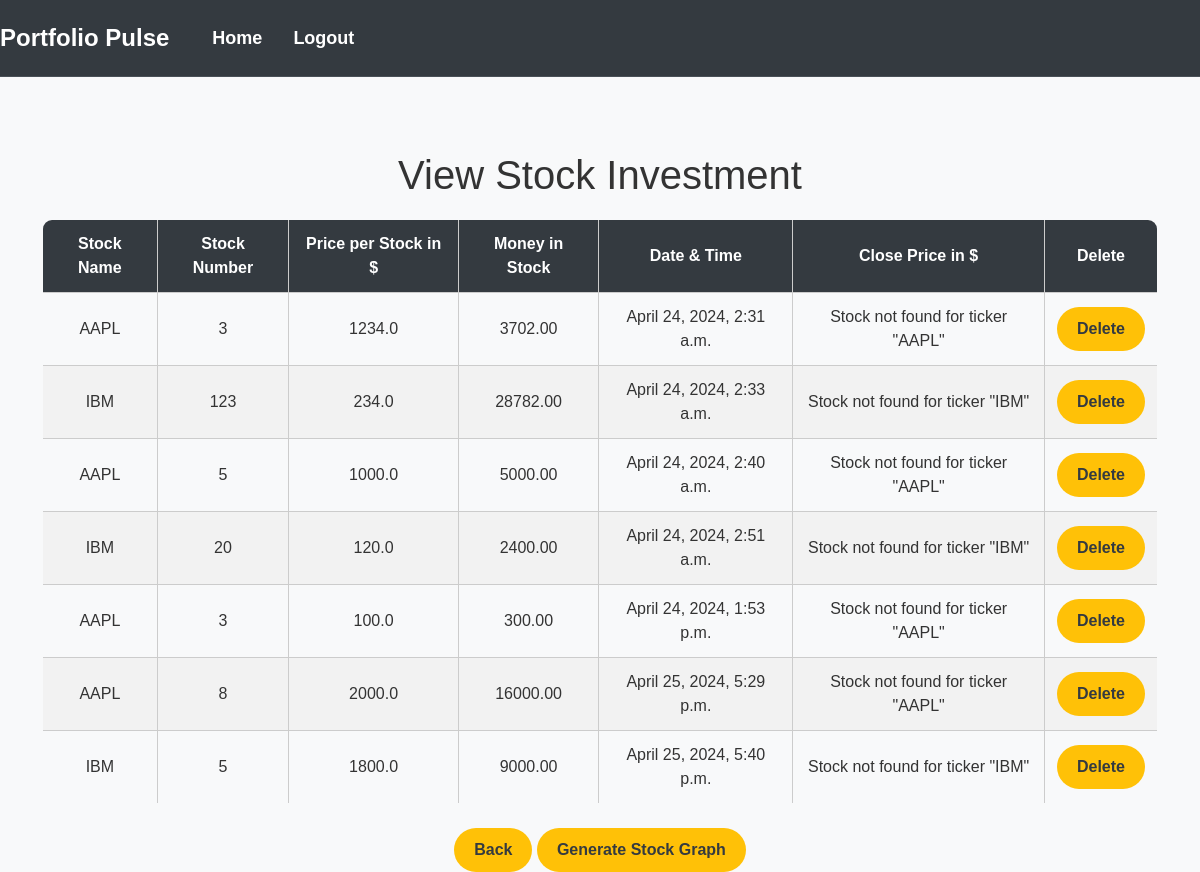
Screenshot of /view/ (signed in) with the database file from the repository.
### fin_app/models.py (models this page shows, shortened)
class StockModel(models.Model):
    user = models.ForeignKey(User, on_delete=models.CASCADE)
    stock_id = models.IntegerField(primary_key=True)
    stock_name = models.CharField(max_length=10000000000)
    stock_number = models.IntegerField()
    stock_pps = models.FloatField(default=0.0)
    stock_money = models.FloatField(default=0.0)
    created = models.DateTimeField(auto_now_add=True)
    close_price = models.FloatField(default=0.0)  # New field to store close price

### fin_app/views.py (the view)
# urls.py: path("view/", view, name = "view"),
def view(request):
    if request.user.is_authenticated:
        user = request.user
        form = StockForm()
        todos = StockModel.objects.filter(user=user)
        return render(request, "view.html", {"form": form, "todos": todos})

### collector_app/templatetags/yfinance_tags.py (called while the page is built)
@register.simple_tag
def load_yfinance_data(ticker):
    try:
        crypto = yf.Ticker(ticker)
        data = crypto.history(period="30d")
        if not data.empty:
            close_price = data['Close'].iloc[-1]
            return close_price
    except Exception as e:
        print(f"Error retrieving data for ticker '{ticker}': {e}")
    return None

### fin_app/templatetags/custom_filters.py (called while the page is built)
@register.filter
def multiply(value, arg):
    return value * arg

### fin_app/templates/view.html (shortened to what this page needs)
<!DOCTYPE html>
{% load yfinance_tags %}
{% load custom_filters %}
<!DOCTYPE html>
<html>
<head>
    <link href="https://cdn.jsdelivr.net/npm/bootstrap@5.1.1/dist/css/bootstrap.min.css" rel="stylesheet">
</head>
<body>
    <nav class="navbar navbar-expand-lg">
      <a class="navbar-brand" href="#">
        Portfolio Pulse
      </a>
      <div class="collapse navbar-collapse" id="navbarNav">
        <ul class="navbar-nav ml-auto">
            {% if user.is_authenticated %}
              <li class="nav-item">
                <a class="nav-link" href="{% url 'home' %}">Home</a>
              </li>
              <li class="nav-item">
                <a class="nav-link" href="{% url 'ulogout' %}">Logout</a>
              </li>
            {% endif %}
        </ul>
      </div>
    </nav>
    <div class="container">
        <center>
            <br>
            <h1 class="heading">View Stock Investment</h1>
            <table id="view">
                <thead>
                    <tr>
                        <th>Stock Name</th>
                        <th>Stock Number</th>
                        <th>Price per Stock in $</th>
                        <th>Money in Stock</th>
                        <th>Date & Time</th>
                        <th>Close Price in $</th>
                        <th>Delete</th>
                    </tr>
                </thead>
                <tbody>
                    {% for todo in todos %}
                        <tr>
                            <td>{{ todo.stock_name }}</td>
                            <td>{{ todo.stock_number }}</td>
                            <td>{{ todo.stock_pps }}</td>
                            <td>{{ todo.stock_number|multiply:todo.stock_pps|floatformat:2 }}</td>
                            <td>{{ todo.created }}</td>
                            <td>
                                {% with ticker=todo.stock_name %}
                                    {% load_yfinance_data ticker as data %}
                                    {% if data %}
                                        {% if data %}
                                            {{ data }}
                                        {% else %}
                                            Stock data not available for ticker "{{ ticker }}"
                                        {% endif %}
                                    {% else %}
                                        Stock not found for ticker "{{ ticker }}"
                                    {% endif %}
                                {% endwith %}
                            </td>
                            <td>
                                <a href="{% url 'delete_stock' id=todo.stock_id %}" onclick="return confirm('Are you sure?')">
                                    <button class="btn">Delete</button>
                                </a>
                            </td>
                        </tr>
                    {% endfor %}
                </tbody>
            </table>
            <br>
            <a href="{% url 'home' %}"><button class="btn">Back</button></a>
            <a href="{% url 'stock_graph' %}"> <button class="btn">Generate Stock Graph</button></a>
        </center>
    </div>
</body>
</html>

### fin_app/templates/view.html (style rules this page uses)
* { font-family: "Arial", sans-serif; margin: 0; padding: 0; box-sizing: border-box; }
body { background-color: #f8f9fa; color: #333; }
.navbar { background-color: #343a40; padding: 15px 0; border-bottom: 1px solid #495057; }
.navbar-brand { color: #fff; font-size: 24px; font-weight: bold; margin-right: 20px; font-family: 'Arial Black', sans-serif; }
.navbar-nav .nav-link { color: #fff; font-size: 18px; font-weight: bold; margin-left: 15px; }
.btn { background-color: #ffc107; color: #343a40; border: none; border-radius: 30px; padding: 10px 20px; font-size: 16px; font-weight: bold; cursor: pointer; }
.container { margin-top: 50px; }
table { width: 100%; border-collapse: collapse; margin-top: 20px; border: 1px solid #ccc; border-radius: 10px; overflow: hidden; }
th, td { border: 1px solid #ccc; padding: 12px; text-align: center; }
th { background-color: #343a40; color: white; }
tr:nth-child(even) { background-color: #f2f2f2; }

### rows the page displays
StockModel: stock_name "AAPL", stock_number "3", stock_pps "1234.0", stock_number|multiply "3702.00", created "April 24, 2024, 2:31 a.m."
StockModel: stock_name "IBM", stock_number "123", stock_pps "234.0", stock_number|multiply "28782.00", created "April 24, 2024, 2:33 a.m."
StockModel: stock_name "AAPL", stock_number "5", stock_pps "1000.0", stock_number|multiply "5000.00", created "April 24, 2024, 2:40 a.m."
StockModel: stock_name "IBM", stock_number "20", stock_pps "120.0", stock_number|multiply "2400.00", created "April 24, 2024, 2:51 a.m."
StockModel: stock_name "AAPL", stock_number "3", stock_pps "100.0", stock_number|multiply "300.00", created "April 24, 2024, 1:53 p.m."
StockModel: stock_name "AAPL", stock_number "8", stock_pps "2000.0", stock_number|multiply "16000.00", created "April 25, 2024, 5:29 p.m."
StockModel: stock_name "IBM", stock_number "5", stock_pps "1800.0", stock_number|multiply "9000.00", created "April 25, 2024, 5:40 p.m."
